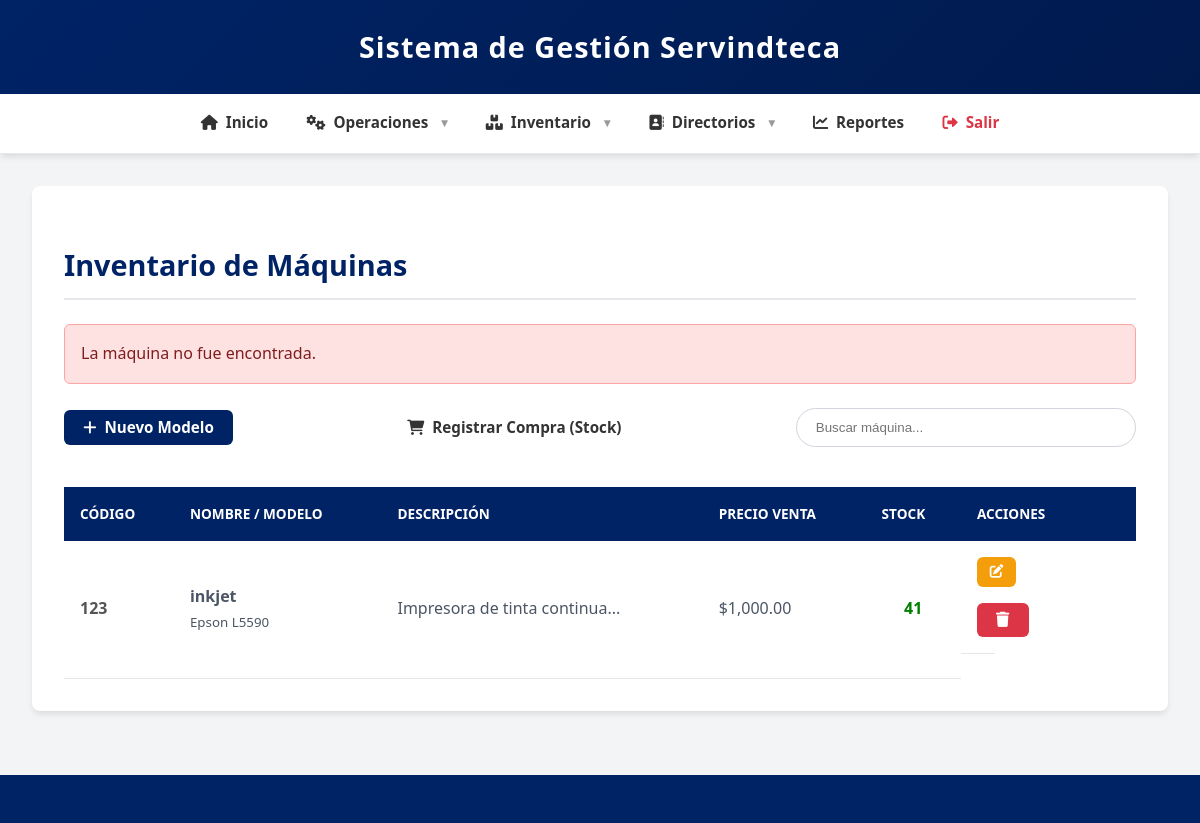
/maquinas/index.php?error=maquina_no_encontrada (signed in), run on the app's committed database.
### tables this page shows
CREATE TABLE `maquinas` (
  `nombre` varchar(100) NOT NULL,
  `codigo` varchar(30) NOT NULL,
  `modelo` varchar(100) NOT NULL,
  `descripcion` varchar(255) NOT NULL,
  `stock` int NOT NULL,
  `precio_venta` decimal(11,2) NOT NULL DEFAULT '0.00'
);

### maquinas/index.php (the view, shortened to what this page needs)
<?php
require_once '../includes/database.php';
$sql = "SELECT * FROM maquinas ORDER BY nombre";
$result = $conn->query($sql);
?>
<?php include '../includes/header.php'; ?>
<section class="empresas-list">
    <h2>Inventario de Máquinas</h2>
    <?php if(isset($_GET['error'])): ?>
        <div class="alert error">
            <?php
            switch($_GET['error']) {
                case 'maquina_no_encontrada': echo "La máquina no fue encontrada."; break;
            }
            ?>
        </div>
    <?php endif; ?>
    <div class="actions">
        <a href="crear.php" class="btn-new" title="Registrar un modelo nuevo que nunca hemos vendido">
            <i class="fas fa-plus"></i> Nuevo Modelo
        </a>
        <a href="../compra/crear.php" class="btn secondary" title="Aumentar stock de productos existentes">
            <i class="fas fa-shopping-cart"></i> Registrar Compra (Stock)
        </a>
        <input type="text" id="buscar-maquina" placeholder="Buscar máquina..." onkeyup="filtrarMaquinas()">
    </div>
    <div style="overflow-x: auto;">
        <table>
            <thead>
                <tr>
                    <th>Código</th>
                    <th>Nombre / Modelo</th>
                    <th>Descripción</th>
                    <th>Precio Venta</th>
                    <th>Stock</th>
                    <th>Acciones</th>
                </tr>
            </thead>
            <tbody>
                <?php while($maquina = $result->fetch_assoc()): ?>
                <tr>
                    <td style="font-weight: bold; color: #555;"><?= htmlspecialchars($maquina['codigo']) ?></td>
                    <td>
                        <strong><?= htmlspecialchars($maquina['nombre']) ?></strong><br>
                        <small class="text-muted"><?= htmlspecialchars($maquina['modelo']) ?></small>
                    </td>
                    <td title="<?= htmlspecialchars($maquina['descripcion']) ?>">
                        <?= htmlspecialchars(substr($maquina['descripcion'], 0, 40)) ?>...
                    </td>
                    <td><?= '$' . number_format($maquina['precio_venta'], 2) ?></td>
                    <td style="font-weight: bold; text-align: center;">
                        <?php if($maquina['stock'] <= 0): ?>
                            <span style="color: red; background: #ffe6e6; padding: 2px 6px; border-radius: 4px;">AGOTADO (0)</span>
                        <?php elseif($maquina['stock'] <= 5): ?>
                            <span style="color: #d35400;">BAJO (<?= $maquina['stock'] ?>)</span>
                        <?php else: ?>
                            <span style="color: green;"><?= $maquina['stock'] ?></span>
                        <?php endif; ?>
                    </td>
                    <td class="actions">
                        <a href="editar.php?codigo=<?= urlencode($maquina['codigo']) ?>" class="btn-edit" title="Editar Ficha">
                            <i class="fas fa-edit"></i>
                        </a>
                        <button class="btn-danger btn-eliminar" data-codigo="<?= htmlspecialchars($maquina['codigo']) ?>" title="Eliminar del Catálogo">
                            <i class="fas fa-trash"></i>
                        </button>
                    </td>
                </tr>
                <?php endwhile; ?>
            </tbody>
        </table>
    </div>
</section>
<?php include '../includes/footer.php'; ?>

### css/styles.css (style rules this page uses)
:root { --azul-rey: #002366; --azul-oscuro: #001a4d; --azul-claro: #e6f2ff; --naranja: #FF8C00; --blanco: #ffffff; --gris: #f3f4f6; --texto: #333333; --success: #22c55e; --danger: #dc3545; --warning: #f59e0b; --radio: 8px; --sombra-suave: 0 4px 6px -1px rgba(0,0,0,0.1); --sombra-fuerte: 0 10px 15px -3px rgba(0, 0, 0, 0.1); }
body { font-family: 'Segoe UI', Tahoma, Geneva, Verdana, sans-serif; margin: 0; padding: 0; background-color: var(--gris); color: var(--texto); line-height: 1.6; display: flex; flex-direction: column; min-height: 100vh; }
a { text-decoration: none; color: inherit; }
.empresas-list { background-color: var(--blanco); border-radius: var(--radio); padding: 2rem; box-shadow: var(--sombra-suave); margin-bottom: 2rem; overflow: hidden; }
.empresas-list h2 { color: var(--azul-rey); margin-bottom: 1.5rem; font-size: 1.8rem; border-bottom: 2px solid #e5e7eb; padding-bottom: 10px; }
table { width: 100%; border-collapse: collapse; margin-top: 1rem; background-color: var(--blanco); }
thead th { background-color: var(--azul-rey); color: var(--blanco); padding: 1rem; text-align: left; font-weight: 600; text-transform: uppercase; font-size: 0.85rem; }
tbody td { padding: 1rem; border-bottom: 1px solid #e5e7eb; vertical-align: middle; color: #4b5563; }
td.actions { white-space: nowrap; width: 1%; text-align: center; }
.btn, .btn-new, .btn-edit, .btn-eliminar, .btn-primary, .btn-secondary, .btn-danger, .btn-logout, .btn-login { display: inline-flex; align-items: center; justify-content: center; gap: 0.5rem; padding: 0.6rem 1.2rem; border-radius: 6px; font-weight: 600; cursor: pointer; transition: all 0.2s ease; border: none; text-decoration: none; font-size: 0.95rem; line-height: 1; }
.btn-primary, .btn-new, .btn-login { background-color: var(--azul-rey); color: white; }
.btn-edit { background-color: var(--warning); color: white; padding: 0.5rem 0.8rem; font-size: 0.85rem; }
.btn-danger, .btn-eliminar, .btn-logout { background-color: var(--danger); color: white; }
.actions { display: flex; justify-content: space-between; align-items: center; margin-bottom: 1.5rem; flex-wrap: wrap; gap: 1rem; }
#buscar-empresa, #buscar-venta, #buscar-compra, #buscar-repuesto, #buscar-maquina { padding: 0.7rem 1.2rem; border: 1px solid #d1d5db; border-radius: 50px; min-width: 300px; }
.alert { padding: 1rem; border-radius: 6px; margin-bottom: 1.5rem; font-weight: 500; }
.alert.error { background-color: #fee2e2; color: #7f1d1d; border: 1px solid #fca5a5; }

### data on the page
maquinas: codigo "123", nombre "inkjet", modelo "Epson L5590", descripcion "Impresora de tinta continua", precio_venta "1,000.00", stock "41"
